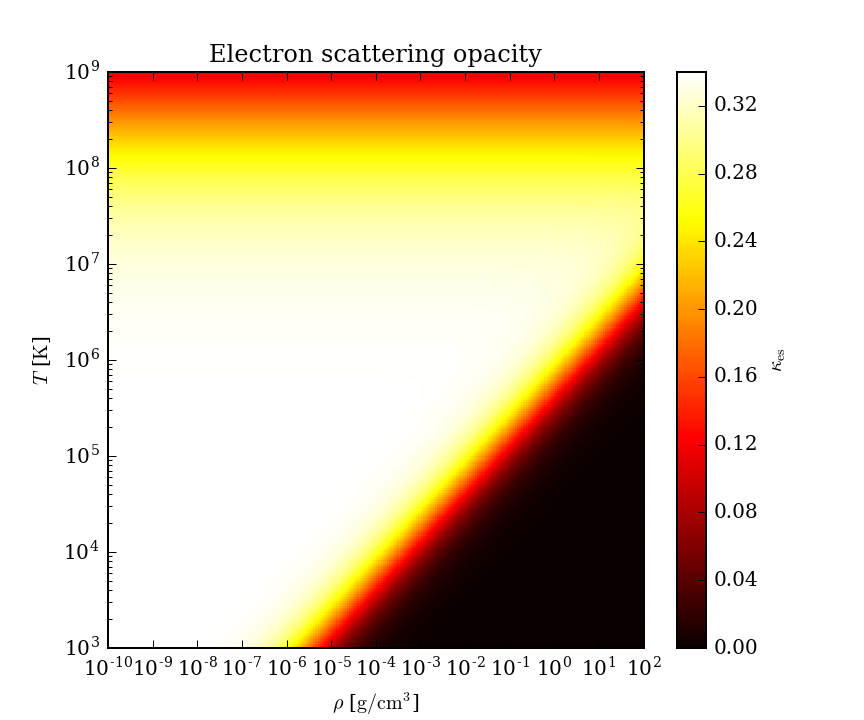

This figure's Python source:
#!/usr/bin/env python
# coding: utf-8

import matplotlib.pyplot as plt
from matplotlib import rc
from numpy import logspace, meshgrid

n = 2**8
rho0 = logspace(-10,2,n)
T0 = logspace(3,9,n)
rho, T = meshgrid(rho0, T0)

kapes = 0.34
# based on: http://adsabs.harvard.edu/full/1976ApJ...210..440B
red = ( 1 + 2.7e11 * rho / T**2 ) * ( 1 + (T / 4.5e8)**0.86 )

rc('font', family = 'serif', size = 10)

fig,ax = plt.subplots(figsize = (6,5))

mp = ax.pcolor(rho0, T0, kapes / red, cmap = 'hot', vmin = 0, vmax = kapes)
ax.loglog()
ax.set_title(u"Electron scattering opacity")
ax.set_xlabel("$\\rho$ [${\\rm g} / {\\rm cm}^3$]")
ax.set_ylabel("$T$ [$\\rm K$]")
plt.colorbar(mp, label = '$\\kappa_{\\rm es}$')

plt.savefig('scattering.png', dpi = 144)
